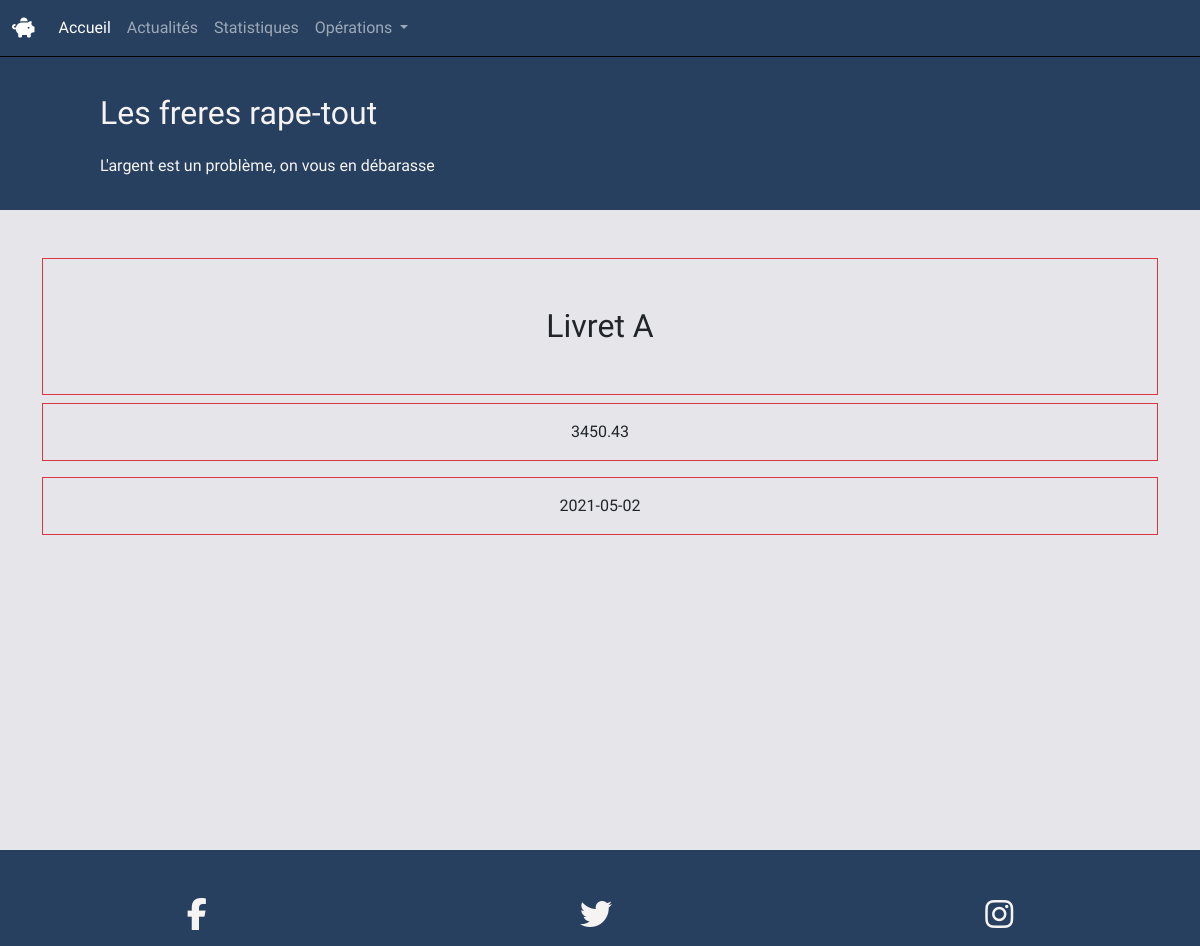
Screenshot of /singleAccount.php?id=1 (signed in) with the database file from the repository.
### tables this page shows
CREATE TABLE account
(
    accountID INT UNSIGNED NOT NULL AUTO_INCREMENT,
    date_creation DATE,
    account_type VARCHAR(100),
    solde DECIMAL(10,2),
    userID INT UNSIGNED NOT NULL, PRIMARY KEY(accountID),
    FOREIGN KEY(userID) REFERENCES user(userID));

### model/accountModel.php (called while the page is built)
<?php
function getAccountByUser(PDO $db){
    $query = $db->query("SELECT * FROM account ");
    $result = $query->fetchAll(PDO::FETCH_ASSOC);
    return $result;
}
?>

### public/singleAccount.php (the view, shortened to what this page needs)
<?php
    require "../model/accountModel.php";
    require "../model/connexion.php";
    include "../layout/header.php";
    $accounts = getAccountByUser($db);
    if(isset($_GET["id"]) && isset($accounts[$_GET["id"]])){
        $account = $accounts[$_GET["id"]];
    }
    else{
        $error="Nous ne parvenons pas à récupérer votre compte, essayez de revenir plus tard ;(";
    }
 ?>
<?php if(isset($account)): ?>
    <div class="container text-dark py-5 text-center">
        <h2 class="border border-danger py-5"><?php echo $account["account_type"];?></h2>
        <p class="border border-danger py-3"><?php echo $account["solde"];?></p>
        <p class="border border-danger py-3"><?php echo $account["date_creation"]?></p>
    </div>
<?php endif ?>
 <?php
    include "../layout/footer.php";
 ?>

### css/main.css (style rules this page uses)
html { color: #222; font-size: 1em; line-height: 1.4; }
body { background-color: #E6E6EA; color :#F6F4F3; font-family: 'Baloo Thambi 2', cursive; }

### rows the page displays
account: account_type "Livret A", solde "3450.43", date_creation "2021-05-02"
